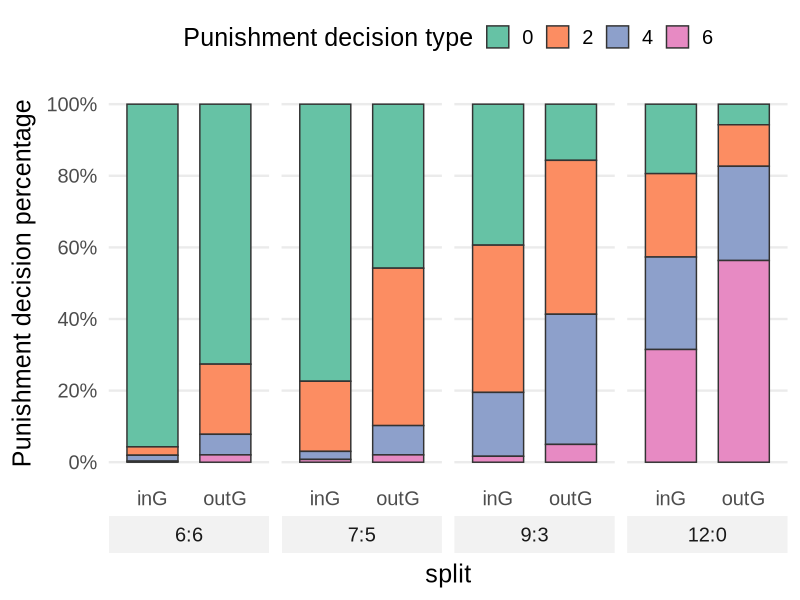

Here is the R script that generated this plot:
## ---- chunk 1
knitr::opts_chunk$set(echo = TRUE)
## ---- chunk 2

library(ggplot2)
library(dplyr)
library(scales)

# 1) 构造示例数据（请替换为你的真实数据）
df <- tibble::tribble(
  ~split, ~group,     ~punish_type, ~percent,
  "6:6",  "inG",  0,            982/1026,
  "6:6",  "inG",  2,            24/1026,
  "6:6",  "inG",  4,            17/1026,
  "6:6",  "inG",  6,            3/1026,
  "6:6",  "outG", 0,            745/1026,
  "6:6",  "outG", 2,            201/1026,
  "6:6",  "outG", 4,            59/1026,
  "6:6",  "outG", 6,            21/1026,

  "7:5",  "inG",  0,            794/1026,
  "7:5",  "inG",  2,            201/1026,
  "7:5",  "inG",  4,            23/1026,
  "7:5",  "inG",  6,            8/1026,
  "7:5",  "outG", 0,            470/1026,
  "7:5",  "outG", 2,            451/1026,
  "7:5",  "outG", 4,            84/1026,
  "7:5",  "outG", 6,            21/1026,

  "9:3",  "inG",  0,            404/1026,
  "9:3",  "inG",  2,            422/1026,
  "9:3",  "inG",  4,            183/1026,
  "9:3",  "inG",  6,            17/1026,
  "9:3",  "outG", 0,            161/1026,
  "9:3",  "outG", 2,            441/1026,
  "9:3",  "outG", 4,            373/1026,
  "9:3",  "outG", 6,            51/1026,

  "12:0", "inG",  0,            199/1026,
  "12:0", "inG",  2,            239/1026,
  "12:0", "inG",  4,            265/1026,
  "12:0", "inG",  6,            323/1026,
  "12:0", "outG", 0,            59/1026,
  "12:0", "outG", 2,            119/1026,
  "12:0", "outG", 4,            270/1026,
  "12:0", "outG", 6,            578/1026
)

df_plot <- df %>%
  mutate(
    split = factor(split, levels = c("6:6", "7:5", "9:3", "12:0")),
    group = factor(group, levels = c("inG", "outG")),
    punish_type = factor(punish_type, levels = c(0, 2, 4, 6))
  )

p <- ggplot(df_plot, aes(x = group, y = percent, fill = punish_type)) +
  geom_col(width = 0.7, color = "grey20") +  # 堆积柱
  facet_grid(. ~ split, switch = "x") +      # 每个 split 一个面板
  scale_fill_brewer(
    palette = "Set2",
    name = "Punishment decision type",
    labels = c("0", "2", "4", "6")
  ) +
  scale_y_continuous(
    name = "Punishment decision percentage",
    labels = percent_format(accuracy = 1),   # 显示为百分比
    limits = c(0, 1),
    breaks = seq(0, 1, by = 0.2)
  ) +
  labs(x = "split") +
  theme_minimal(base_size = 18) +
  theme(
    text = element_text(family = "Arial"),  # 全局：新罗马+加粗
    plot.background = element_rect(fill = "transparent", color = NA),
    panel.grid.major.x = element_blank(),
    panel.grid.minor = element_blank(),
    strip.placement = "outside",
    #strip.text = element_text(face = "bold"),         # 分面标题加粗（冗余确保）
    strip.background = element_rect(fill = "grey95", color = NA),
    axis.title.x = element_text(margin = margin(t = 8)),
    axis.title.y = element_text(margin = margin(r = 8)),
    #axis.text = element_text(face = "bold"),
    #legend.title = element_text(face = "bold"),
    #legend.text = element_text(face = "bold"),
    legend.position = "top"
  )
w=8
h=6

ggsave('./punishemnt percentage.png', p, width = w, height = h, dpi = 300, bg = "transparent")
